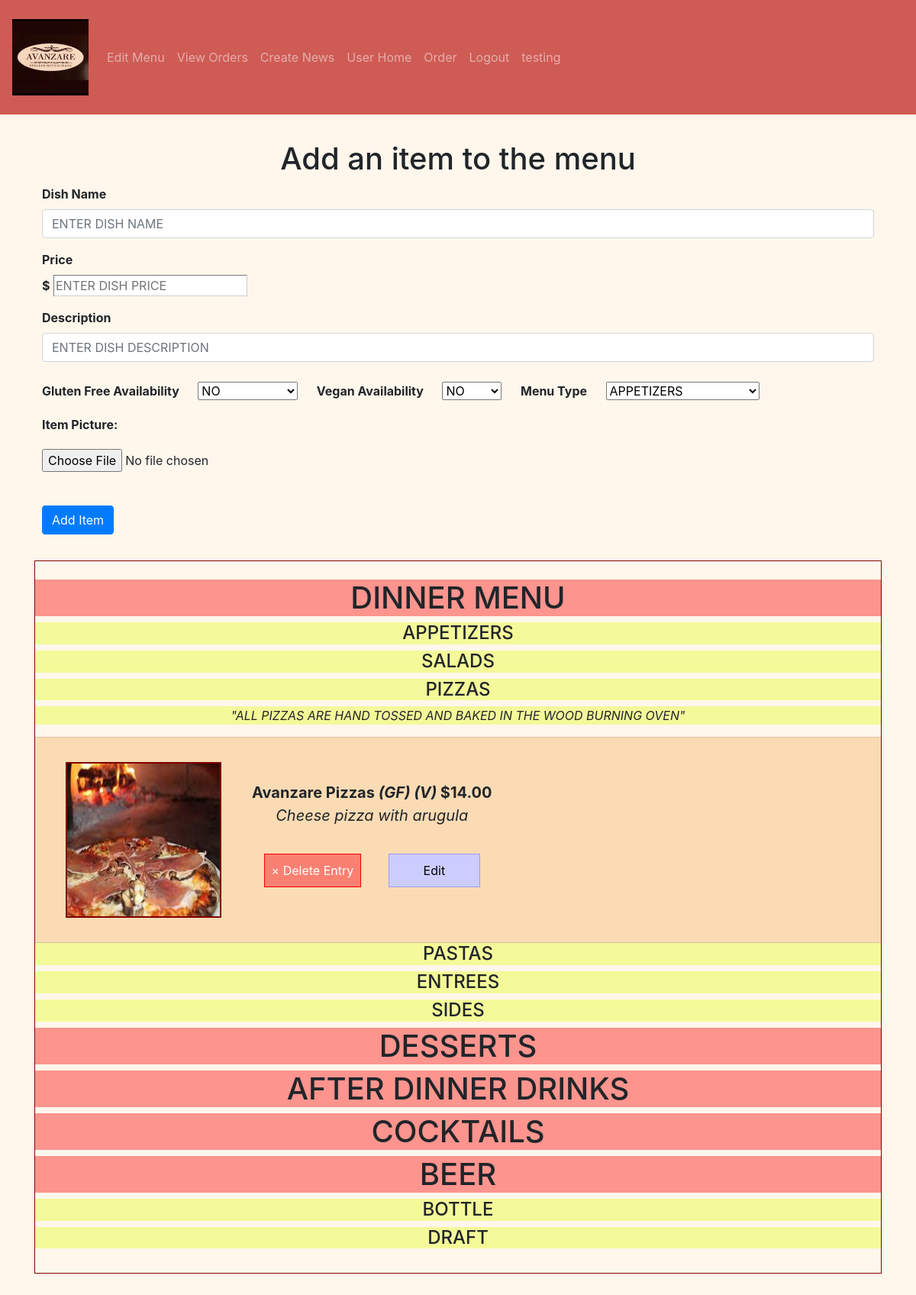
The page /add-menu-item (signed in) on the database its author committed.
### avanzareApp/models.py (models this page shows)
class Menu(db.Model):
    id = db.Column(db.Integer, primary_key=True)
    name = db.Column(db.String(150), unique=True)
    price = db.Column(db.String(150))
    description = db.Column(db.String(10000))
    menu_type = db.Column(db.String(150))
    gluten_free = db.Column(db.String(150))
    vegan = db.Column(db.String(150))
    date = db.Column(db.DateTime(timezone=True), default=func.now())
    item_image = db.Column(db.String(30))
    user_id = db.Column(db.Integer, db.ForeignKey('user.id'))

### avanzareApp/views.py (the view, shortened to what this page needs)
@views.route('/add-menu-item', methods=['GET', 'POST'])
@login_required
def add_menu_item():
    user = User.query.filter(User.email == 'headChef@gmail.com').first()
    items = Menu.query.filter_by(user_id=user.id).order_by(Menu.name).all()
    return render_template("edit_menu.html", items=items, user=current_user)

### avanzareApp/__init__.py (called while the page is built)
def create_app():
    app = Flask(__name__)
    app.config['SECRET KEY'] = 'iudsdbciud ccdoi'
    app.config['SQLALCHEMY_DATABASE_URI'] = f'sqlite:///{DB_NAME}'
    db.init_app(app)
    from .views import views
    from .auth import auth
    app.register_blueprint(views, url_prefix='/')
    app.register_blueprint(auth, url_prefix='/')
    from .models import User, Menu, Menu_order, News, Order
    with app.app_context():
        db.create_all()
    login_manager = LoginManager()
    login_manager.login_view = 'auth.start_page'
    login_manager.init_app(app)
    @login_manager.user_loader
    def load_user(id):
        return User.query.get(int(id))
    return app

### avanzareApp/templates/edit_menu.html (shortened to what this page needs)
{% extends "base.html" %} {% block title %}Home{% endblock %}
{% block content %}
<form method="POST" enctype="multipart/form-data">
    <h1 align="center">Add an item to the menu</h1>
    <div class="form-group">
        <label for="name"><b>Dish Name</b></label>
        <input
                type="name"
                class="form-control"
                id="name"
                name="name"
                placeholder="ENTER DISH NAME"
        />
    </div>
    <div class="form-group">
        <label for="price"><b>Price</b></label>
        <br />
        <b>$</b>
        <input
                type="price"
                class="currencyinput"
                id="price"
                name="price"
                placeholder="ENTER DISH PRICE"
        />
    </div>
    <div class="form-group">
        <label for="description"><b>Description</b></label>
        <input
                type="description"
                class="form-control"
                id="description"
                name="description"
                placeholder="ENTER DISH DESCRIPTION"
        />
    </div>
    <label for="gluten_free"><b>Gluten Free Availability</b></label>
    <select class="selectpicker" type="gluten_free" id="gluten_free" name="gluten_free">
        <option>NO</option>
    </select>
    <label for="vegan"><b>Vegan Availability</b></label>
    <select class="selectpicker" type="vegan" id="vegan" name="vegan">
        <option>NO</option>
    </select>
    <label for="menu_type"><b>Menu Type</b></label>
    <select class="selectpicker" type="menu_type" id="menu_type" name="menu_type">
        <optgroup label="DINNER MENU" >
            <option>APPETIZERS</option>
        </optgroup>
    </select>
    <br />
    <div><b>Item Picture: </b></div>
    <input type="file" name="file" accept="image/*"/>
    <br />
    <br />
    <button type="submit" class="btn btn-primary">Add Item</button>
</form>
<br />
<div class="blackLine">
    <br />
    <h1 class="h1Color" align="center"> DINNER MENU </h1>
    <ul class="list-group list-group-flush" id="items">
        {% set print_once = 1 %}
        {% for menu in ["APPETIZERS", "SALADS", "PIZZAS", "PASTAS", "ENTREES", "SIDES", "DESSERT MENU", "AFTER DINNER DRINKS", "COCKTAILS", "BOTTLE", "DRAFT"] %}
            {% if print_once == 1 %}
                {% if menu == "DESSERT MENU" %}
                    <h1 class="h1Color" align="center"> DESSERTS </h1>
                    {% set print_once = 0 %}
                {% elif menu == "AFTER DINNER DRINKS" %}
                    <h1 class="h1Color" align="center"> AFTER DINNER DRINKS </h1>
                    {% set print_once = 0 %}
                {% elif menu == "COCKTAILS" %}
                    <h1 class="h1Color" align="center"> COCKTAILS </h1>
                    {% set print_once = 0 %}
                {% elif menu == "BOTTLE" %}
                    <h1 class="h1Color" align="center"> BEER </h1>
                    <h4 class="menu_type_color" align="center">{{ menu }}</h4>
                    {% set print_once = 0 %}
                {% else %}
                    <h4 class="menu_type_color" align="center">{{ menu }}</h4>
                    {% if menu == "PIZZAS" %}
                        <p class="menu_type_color" align="center"><i>"ALL PIZZAS ARE HAND TOSSED AND BAKED IN THE WOOD BURNING OVEN"</i></p>
                    {% endif %}
                    {% set print_once = 0 %}
                {% endif %}
            {% endif %}
            {% for item in items %}
                {% if item.menu_type == menu %}
                    <li class="list-group-item">
                        <div class="container2" align="center">
                            <div class="image">
                                {% set tmp = item.name + '.jpg' %}
                                <img class="img-responsive" src="{{ url_for('views.send_image', filename=item.item_image) }}" width="200" height="200">
                            </div>
                            <div class="text">
                                <b>{{ item.name }}
                                {% if item.gluten_free == "GLUTEN FREE" %}
                                    <i>{{ "(GF)" }}</i>
                                {% endif %}
                                {% if item.vegan == "VEGAN" %}
                                    <i>{{ "(V)" }}</i>
                                {% endif %}
                                {% set tmp = "$" + (item.price | string) %}
                                {{ tmp }}</b>
                                <br />
                                <i>{{ item.description }}</i>
                                <div style="padding-top: 20px;">
                                    <button class="btn-del" type="button" onClick="deleteMenuItem({{ item.id }})">
                                        <span aria-hidden="true">&times; Delete Entry</span>
                                    </button>
                                    <button id="edit_{{ item.id }}"
                                        class="show btn-edit"
                                        onClick="blueprint({{ item.id }})">Edit</button>
                                </div>
                            </div>
                        </div>
                        <div id="hidden_{{ item.id }}" class="only_one" hidden><div class="edit_page">{% include 'edit_page_blueprint.html' %}</div></div>
                    </li>
                {% endif %}
            {% endfor %}
            {% set print_once = 1 %}
        {% endfor %}
    </ul>
    <br />
</div>
<br />
<br />
{% endblock %}

### avanzareApp/static/style.css (style rules this page uses)
.currencyinput { border: 1px inset #ccc; }
.blackLine { border:1px solid black; border-color: #800000; }
.container2 { margin: 20px; display: flex; align-items: center; justify-content: center background-color: #CE9854; }
.text { font-size: 20px; padding-left: 40px; }
.image { border: solid; border-width: 2px; border-color: #800000; }
.list-group-item { background-color: #FADBB4; }
.menu_type_color { background-color: #F4FA99; }
.h1Color { background-color: #FD948E; }
.btn-del { background-color: #FA8072; color: white; padding: 9px; font-size: 16px; border: none; cursor: pointer; margin: 15px; border: solid; border-width: 1px; border-color: red; }
.btn-edit { background-color: #CCCCFF; color: black; padding: 9px; font-size: 16px; border: none; cursor: pointer; width: 120px; align: center; margin: 15px; border: solid; border-width: 1px; border-color: #9d9dfa;; }
form > * { margin: 10px; }

### rows shown on the page
Menu: item_image (picture), name "Avanzare Pizzas", value "(GF)", value "(V)", tmp "$14.00", description "Cheese pizza with arugula"

### other values the page prints
{{ menu }} "APPETIZERS" "SALADS" "PIZZAS" "PASTAS" "ENTREES" "SIDES" "DRAFT"
{{ menu }} "BOTTLE"
